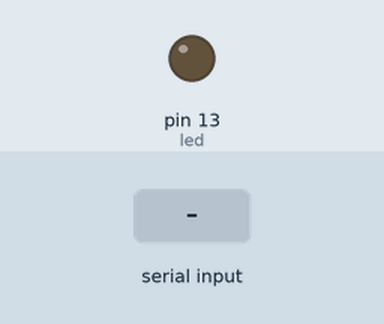
The sketch below on a simulated Arduino Uno, built with avr-gcc and run on an emulated ATmega328P. On the bench: output pins drawn as LEDs (lit = HIGH). The inputs (shaded band) are chosen by the test bench.

Above: at 1.2 s.
1.3 s: byte 1 (1) received over Serial
At 2.1 s:
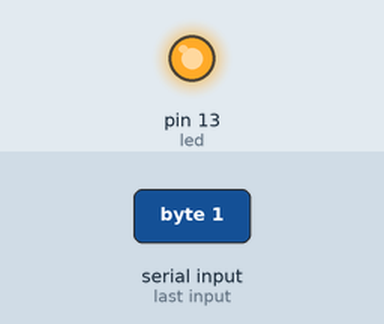
Timing chart, 0 to 4.3 s (numbered marks = the images above; inputs shaded):
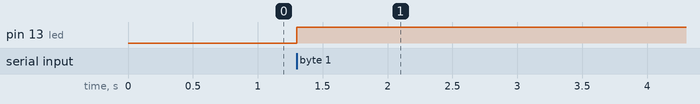

The sketch:

trial_rxtx.ino
```cpp
const int led =13;
int usbRead=0;
void setup() {
  // put your setup code here, to run once:
  Serial.begin(9600);
  pinMode(led,OUTPUT);
  digitalWrite(led,LOW);
}

void loop() {
  // put your main code here, to run repeatedly:
  if(Serial.available()){
    usbRead = Serial.read();
    //Serial.println(usbRead);
    if(usbRead == 1){
    digitalWrite(led, HIGH);
    //delay(5000);
    //digitalWrite(led,LOW);
    }
  }
}

/*void blink(){
  for(int x= 0; x<3; x++){
    digitalWrite(led, HIGH);
    delay(1000);
    digitalWrite(led,LOW);
    delay(1000);
  }
}*/
```

Measured:
- after the input at 1.3 s, pin 13 (led): LOW → HIGH at once
